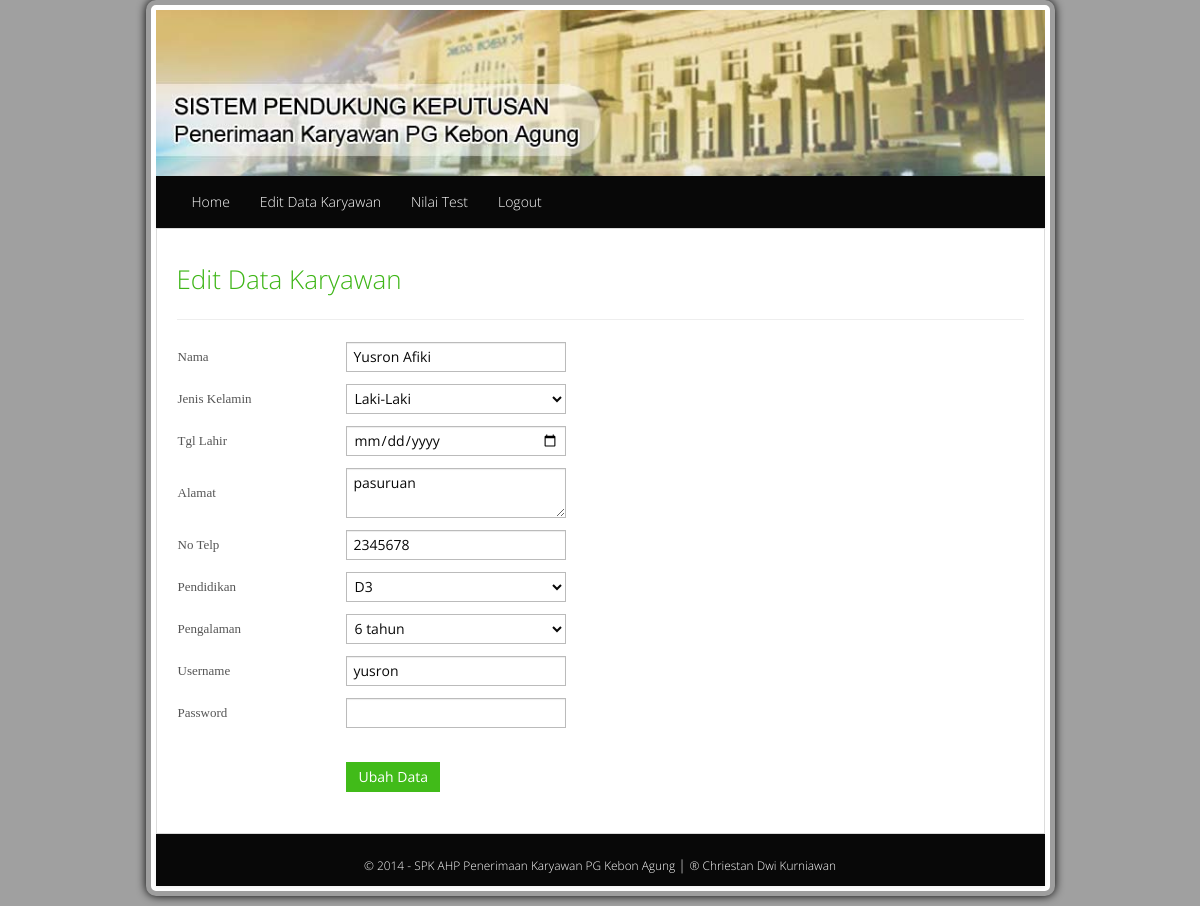
The app's page /index.php?menu=edit_data (signed in) with its own data.
### tables this page shows
CREATE TABLE IF NOT EXISTS `tabel_user` (
  `id_user` int(4) NOT NULL AUTO_INCREMENT,
  `nama_user` varchar(25) NOT NULL,
  `jk` varchar(25) NOT NULL,
  `tgl` varchar(25) NOT NULL,
  `alamat` varchar(25) NOT NULL,
  `telepon` varchar(25) NOT NULL,
  `pendidikan_terakhir` varchar(25) NOT NULL,
  `pengalaman` varchar(22) NOT NULL,
  `tahun` int(6) NOT NULL,
  `username` varchar(20) NOT NULL,
  `password` varchar(50) NOT NULL,
  PRIMARY KEY (`id_user`)
);

### edit_data.php (the view, shortened to what this page needs)
<div class="isihalaman">
<?php
$qdata=mysql_query("select * from tabel_user where id_user='$_SESSION[id_user]'");
$datakaryawan = mysql_fetch_array($qdata);
$namakary = $datakaryawan['nama_user'];
$jenkel = $datakaryawan['jk'];
$ttl = $datakaryawan['tgl'];
$alamat = $datakaryawan['alamat'];
$notel = $datakaryawan['telepon'];
$pendidikan = $datakaryawan['pendidikan_terakhir'];
$pengalaman = $datakaryawan['pengalaman'];
$username = $datakaryawan['username'];
?>
<h3 class="text-success">Edit Data Karyawan</h3><hr/>
        <form action="" method="post">
        <table class=" " border="0">
        <tr>
            <td width="29%" height="37" valign="middle"><font size="2" face="verdana"><p>Nama</p></font></td>
            <td><input type="text" name="nama" size="30" value="<?php echo $namakary ?>" required="required"/></td>
        </tr>
        <tr>
                <td align="left" width="167" valign="middle"><font size="2" face="verdana"><p>Jenis Kelamin</p></font></td>
                <td align="left" width="200">
                    <select style="padding:3px;" name="jk" width="250" required="required">
                      <option value="laki-laki" <?php if($jenkel=="laki-laki") echo "selected";?>>Laki-Laki</option>
                    </select>                </td>
        </tr>
	  <tr>
                <td align="left" width="167" valign="middle"><font size="2" face="verdana"><p>Tgl Lahir</p></font></td>
                <td>
                 <input type="date" placeholder="input tanggal" id="brothergiez" name="tgl" required="required" value="<?php echo $ttl ?>"/></td>
     </tr>
     <tr>
                <td align="left" width="167" valign="middle"><font size="2" face="verdana"><p>Alamat</p></font></td>
                <td>
                  <textarea name="alamat" id="alamat" required="required"><?php echo $alamat ?></textarea></td>
              </tr>
              <tr>
                <td align="left" width="167" valign="middle"><font size="2" face="verdana"><p>No Telp</p></font></td>
                <td>
                  <input type="text" name="tlp" id="tlp" value="<?php echo $notel ?>"/></td>
     </tr>
       <tr>
                 <td align="left" width="167" valign="middle"><font size="2" face="verdana"><p>Pendidikan</p></font></td>
                <td>
                    <select style="padding:3px;" name="pend_terakhir" width="250" required="required">
                      <option value="D3" <?php if($pendidikan=="D3") echo "selected";?>>D3</option>
                    </select>
                </td>
       </tr>
       <tr>
                <td align="left" width="167" valign="middle"><font size="2" face="verdana"><p>Pengalaman</p></font></td>
                <td>
                    <select style="padding:3px;" name="pengalaman" width="250" required="required">
					  <option value="6 tahun" <?php if($pengalaman=="6 tahun") echo "selected";?>>6 tahun</option>
                    </select>                </td>
      </tr>
        <tr>
            <td width="29%" height="37" valign="middle"><font size="2" face="verdana"><p>Username</p></font></td>
            <td><input type="text" name="username" size="30" required="required" value="<?php echo $username ?>"/></td>
        </tr>
        <tr>
            <td width="29%" height="37" valign="middle"><font size="2" face="verdana"><p>Password</p></font></td>
            <td><input type="password" name="password"  required="required" /></td>
        </tr>
        <tr>
            <td>&nbsp;</td>
            <td >&nbsp;</td>
        </tr>
         <tr>
            <td>&nbsp;</td>
            <td width="71%"><input name="submit" type="submit" value="Ubah Data" class="btn btn-success"/>&nbsp;</td>
        </tr>
        </table>
        </form>
</div>

### css/style.css (style rules this page uses)
body { margin-bottom:10px; background-color:#A0A0A0; }
.isihalaman { background-color:#FFFFFF; padding: 20px 20px 20px 20px ; border-style:dotted; border:1px solid #dcdcdc; }

### records on screen
tabel_user: nama "Yusron Afiki", jk "Laki-Laki", alamat "pasuruan", tlp "2345678", pend_terakhir "D3", pengalaman "6 tahun", username "yusron"
